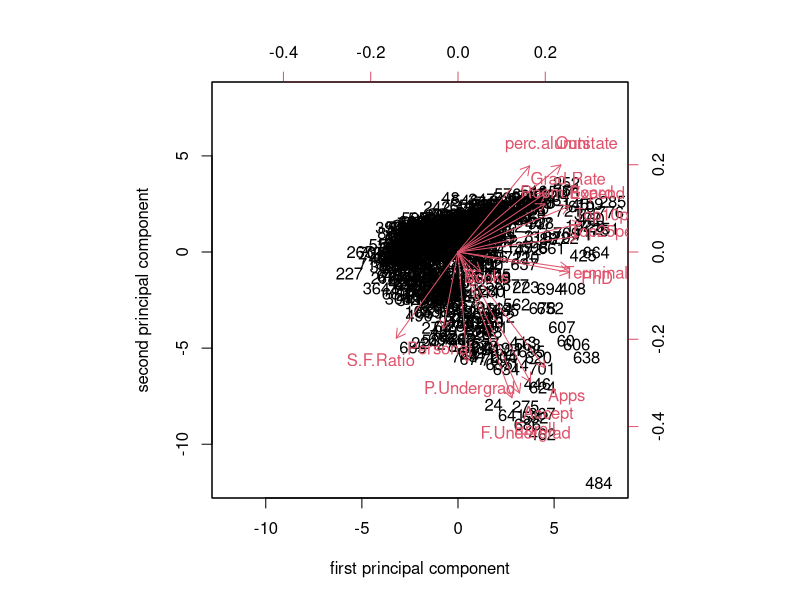
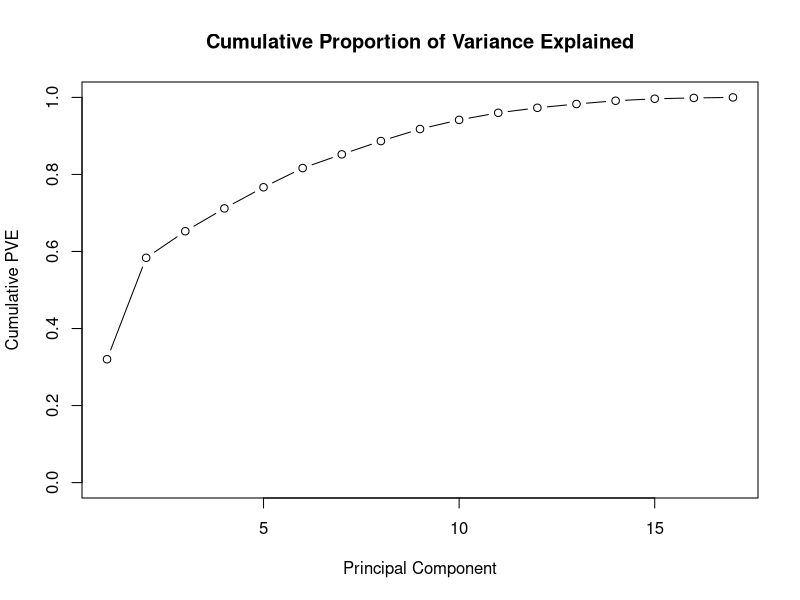
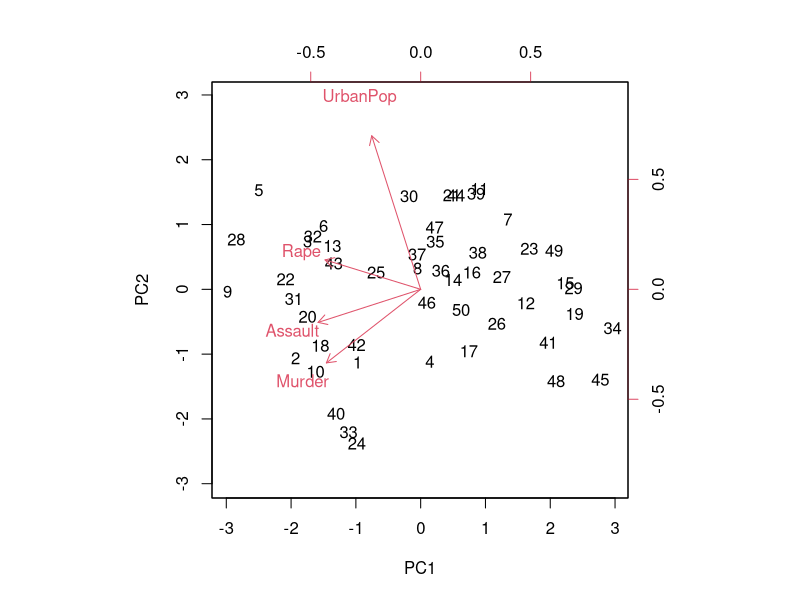
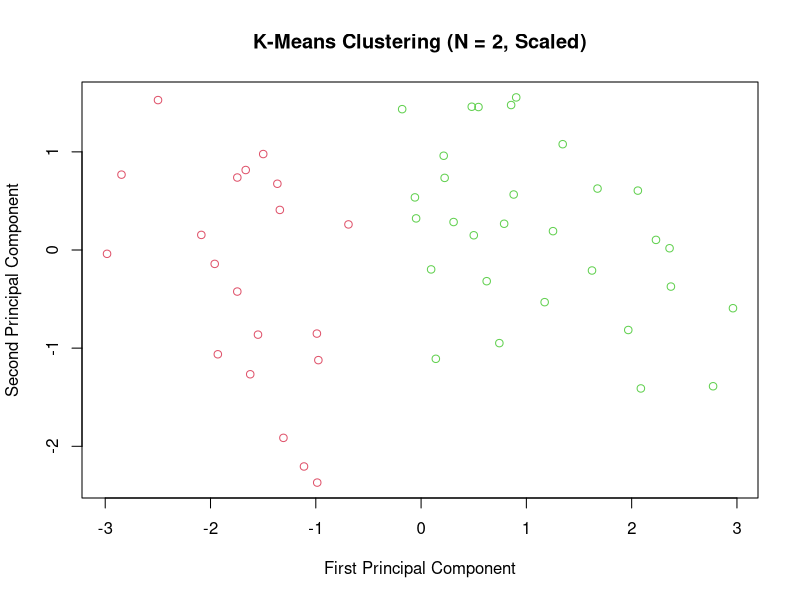
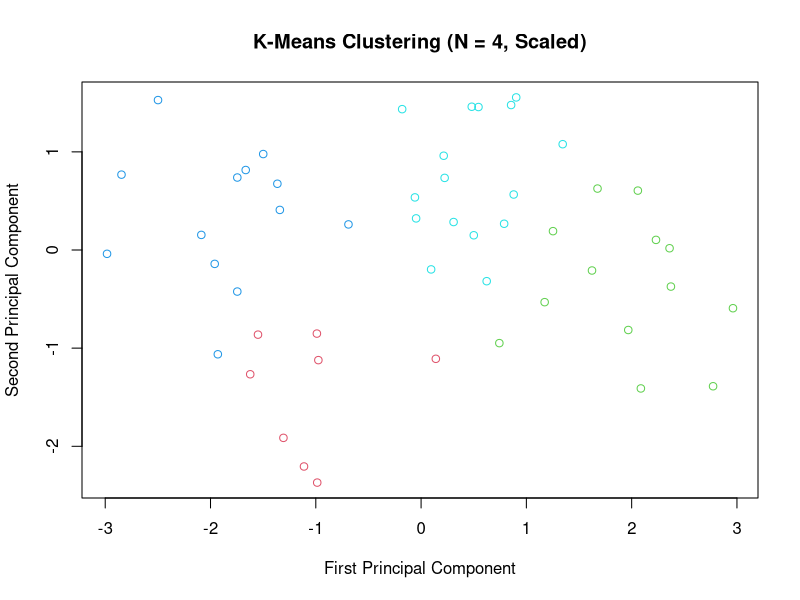
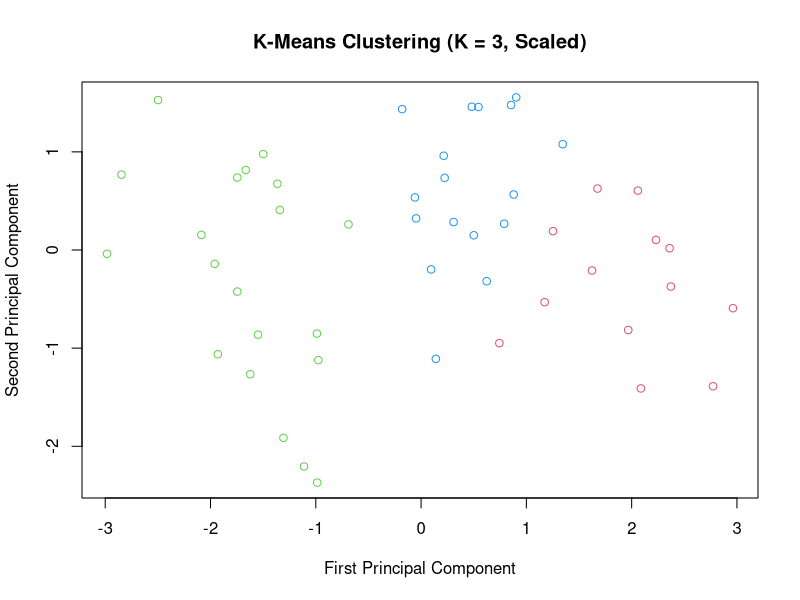
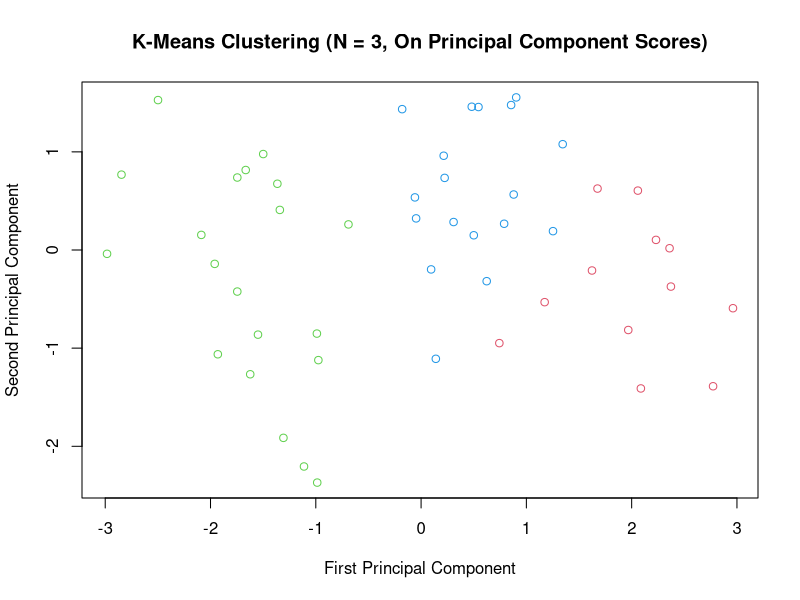
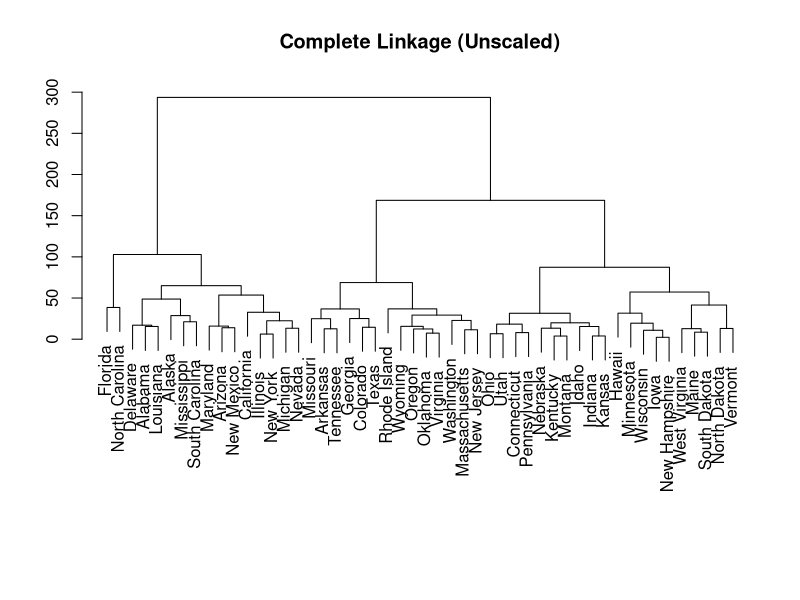

These charts were generated, in order, by the following R code:
## ---- chunk 1
knitr::opts_chunk$set(
  message = FALSE, warning = FALSE, results = 'hide'
)
## ---- chunk 2

college <- read.csv("College.csv")

pr.out = prcomp(college[,2:18], scale = TRUE)

biplot(pr.out, scale = 0,
       xlab = "first principal component", ylab = "second principal component")

#What variables are most significant in the first principal component
pr.out$rotation[,1]
#What variables are most significant in the second principal component
pr.out$rotation[,2]

#Calculate pve
pr.var = pr.out$sdev ^ 2
pve <- pr.var/sum(pr.var)

#Cumulative Plot
plot(cumsum(pve), xlab = "Principal Component", ylab = "Cumulative PVE",
     ylim = c(0,1), type = "b", main = "Cumulative Proportion of Variance Explained")

## ---- chunk 3

arrests <- read.csv("USArrests.csv")

pr.arrests <- prcomp(arrests[2:5], scale = TRUE)

biplot(pr.arrests, scale = 0)
## ---- chunk 4
set.seed(16)

km.arrests2 <- kmeans(scale(arrests[2:5]), 2, nstart = 25)

km.arrests2

plot(pr.arrests$x[,2]~pr.arrests$x[,1], col = km.arrests2$cluster+1,
     xlab = "First Principal Component", ylab = "Second Principal Component",
     main = "K-Means Clustering (N = 2, Scaled)")
## ---- chunk 5
set.seed(16)

km.arrests4 <- kmeans(scale(arrests[2:5]), 4, nstart = 25)

km.arrests4

plot(pr.arrests$x[,2]~pr.arrests$x[,1], col = km.arrests4$cluster+1,
     xlab = "First Principal Component", ylab = "Second Principal Component",
     main = "K-Means Clustering (N = 4, Scaled)")
## ---- chunk 6
set.seed(16)

km.arrests3 <- kmeans(scale(arrests[2:5]), 3, nstart = 25)

km.arrests3

plot(pr.arrests$x[,2]~pr.arrests$x[,1], col = km.arrests3$cluster+1,
     xlab = "First Principal Component", ylab = "Second Principal Component",
     main = "K-Means Clustering (K = 3, Scaled)")
## ---- chunk 7

set.seed(16)

km.arrests_pc <- kmeans(pr.arrests$x[,1:2], 3, nstart = 25)

km.arrests_pc

plot(pr.arrests$x[,2]~pr.arrests$x[,1], col = km.arrests_pc$cluster+1,
     xlab = "First Principal Component", ylab = "Second Principal Component",
     main = "K-Means Clustering (N = 3, On Principal Component Scores)")
## ---- chunk 8
plot(hclust(dist(arrests[2:5]), method = "complete"), labels = arrests$State,
     main = "Complete Linkage (Unscaled)", xlab = "", ylab = "", sub = "")
## ---- chunk 9
hc.clusters <- cutree(hclust(dist(arrests[2:5])),3)

arrests$hc.cluster <- hc.clusters

subset(arrests, hc.cluster == 1)$State
subset(arrests, hc.cluster == 2)$State
subset(arrests, hc.cluster == 3)$State

## ---- chunk 10
plot(hclust(dist(scale(arrests[2:5]))), labels = arrests$State,
     main = "Complete Linkage (Scaled)", xlab = "", ylab = "", sub = "")

sd.hc.clusters <- cutree(hclust(dist(scale(arrests[2:5]))),3)
table(hc.clusters, sd.hc.clusters)

arrests$sd.cluster <- sd.hc.clusters
subset(arrests, sd.cluster == 2 & hc.cluster == 1)$State
subset(arrests, sd.cluster == 3 & hc.cluster == 2)$State
subset(arrests, sd.cluster == 3 & hc.cluster == 1)$State
